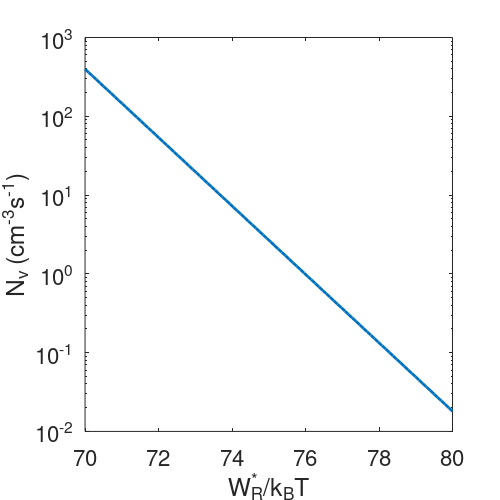

Reproduce this figure in MATLAB.
clear all
close all
set(0, 'DefaultAxesFontSize', 16);
set(0, 'DefaultLineLineWidth', 2);
set(0, 'DefaultFigurePaperposition',[0 0 5 5])
set(0, 'DefaultFigurePaperSize',[5 5])
xdata=linspace(70,80,100);
ydata=1e33*exp(-xdata);
semilogy(xdata,ydata);
xlabel('W_{R}^{*}/k_{B}T')
ylabel('N_v (cm^{-3}s^{-1})')
print(gcf,'-depsc2','nvplot.eps')